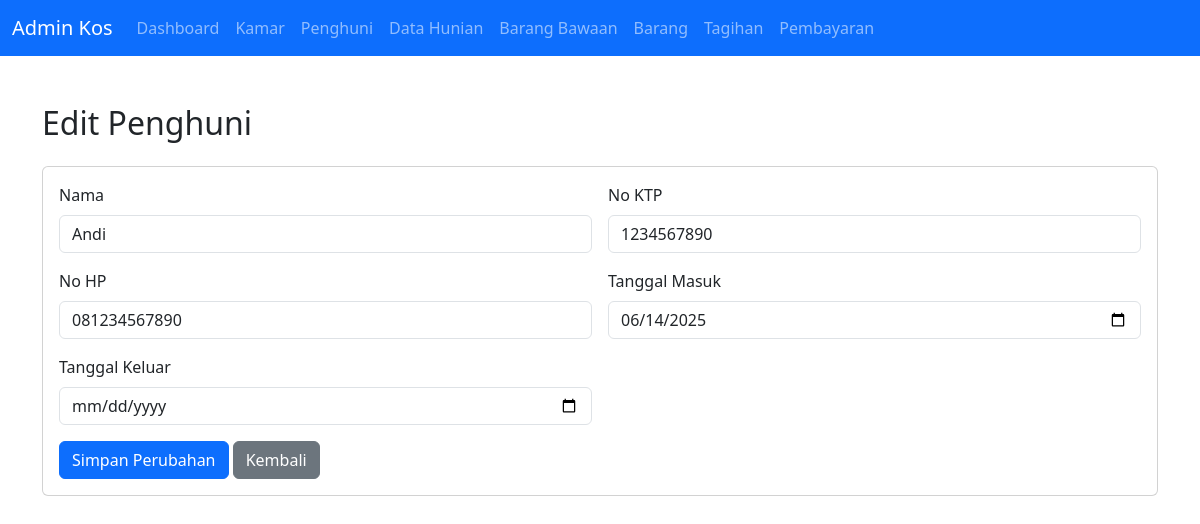
Page /admin/penghuni_edit.php?id=1 on the committed database.
### tables this page shows
CREATE TABLE tb_penghuni (
    id INT AUTO_INCREMENT PRIMARY KEY,
    nama VARCHAR(100),
    no_ktp VARCHAR(30),
    no_hp VARCHAR(20),
    tgl_masuk DATE,
    tgl_keluar DATE
);

### admin/penghuni_edit.php (the view, shortened to what this page needs)
<?php
include '../inc/db.php';
$id = (int)$_GET['id'];
$sql = "SELECT * FROM tb_penghuni WHERE id=$id";
$result = mysqli_query($conn, $sql);
$penghuni = mysqli_fetch_assoc($result);
?>
<!DOCTYPE html>
<html>
<head>
    <link href="https://cdn.jsdelivr.net/npm/bootstrap@5.3.0/dist/css/bootstrap.min.css" rel="stylesheet">
</head>
<body>
    <nav class="navbar navbar-expand-lg navbar-dark bg-primary">
        <div class="container-fluid">
            <a class="navbar-brand" href="dashboard.php">Admin Kos</a>
            <div class="collapse navbar-collapse" id="navbarNav">
                <ul class="navbar-nav">
                    <li class="nav-item"><a class="nav-link" href="dashboard.php">Dashboard</a></li>
                    <li class="nav-item"><a class="nav-link" href="kamar.php">Kamar</a></li>
                    <li class="nav-item"><a class="nav-link" href="penghuni.php">Penghuni</a></li>
                    <li class="nav-item"><a class="nav-link" href="kmr_penghuni.php">Data Hunian</a></li>
                    <li class="nav-item"><a class="nav-link" href="brng_bawaan.php">Barang Bawaan</a></li>
                    <li class="nav-item"><a class="nav-link" href="barang.php">Barang</a></li>
                    <li class="nav-item"><a class="nav-link" href="tagihan.php">Tagihan</a></li>
                    <li class="nav-item"><a class="nav-link" href="bayar.php">Pembayaran</a></li>
                </ul>
            </div>
        </div>
    </nav>
    <div class="container py-5">
        <h2 class="mb-4">Edit Penghuni</h2>
        <div class="card">
            <div class="card-body">
                <form method="post" class="row g-3">
                    <div class="col-md-6">
                        <label for="nama" class="form-label">Nama</label>
                        <input type="text" class="form-control" id="nama" name="nama" value="<?php echo htmlspecialchars($penghuni['nama']); ?>" required>
                    </div>
                    <div class="col-md-6">
                        <label for="no_ktp" class="form-label">No KTP</label>
                        <input type="text" class="form-control" id="no_ktp" name="no_ktp" value="<?php echo htmlspecialchars($penghuni['no_ktp']); ?>" required>
                    </div>
                    <div class="col-md-6">
                        <label for="no_hp" class="form-label">No HP</label>
                        <input type="text" class="form-control" id="no_hp" name="no_hp" value="<?php echo htmlspecialchars($penghuni['no_hp']); ?>" required>
                    </div>
                    <div class="col-md-6">
                        <label for="tgl_masuk" class="form-label">Tanggal Masuk</label>
                        <input type="date" class="form-control" id="tgl_masuk" name="tgl_masuk" value="<?php echo $penghuni['tgl_masuk']; ?>" required>
                    </div>
                    <div class="col-md-6">
                        <label for="tgl_keluar" class="form-label">Tanggal Keluar</label>
                        <input type="date" class="form-control" id="tgl_keluar" name="tgl_keluar" value="<?php echo $penghuni['tgl_keluar']; ?>">
                    </div>
                    <div class="col-12">
                        <button type="submit" name="edit_penghuni" class="btn btn-primary">Simpan Perubahan</button>
                        <a href="penghuni.php" class="btn btn-secondary">Kembali</a>
                    </div>
                </form>
            </div>
        </div>
    </div>
</body>
</html>

### rows in the picture
tb_penghuni: nama "Andi", no_ktp "1234567890", no_hp "081234567890", tgl_masuk "06/14/2025"
